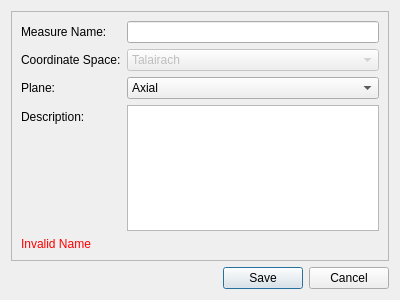
<?xml version="1.0" encoding="UTF-8"?>
<ui version="4.0">
 <class>NewRoi</class>
 <widget class="QDialog" name="NewRoi">
  <property name="windowModality">
   <enum>Qt::ApplicationModal</enum>
  </property>
  <property name="geometry">
   <rect>
    <x>0</x>
    <y>0</y>
    <width>400</width>
    <height>300</height>
   </rect>
  </property>
  <property name="windowTitle">
   <string>Create New Orthogonal Measurement</string>
  </property>
  <property name="modal">
   <bool>true</bool>
  </property>
  <layout class="QVBoxLayout" name="verticalLayout">
   <item>
    <widget class="QFrame" name="frame">
     <property name="frameShape">
      <enum>QFrame::StyledPanel</enum>
     </property>
     <property name="frameShadow">
      <enum>QFrame::Raised</enum>
     </property>
     <layout class="QFormLayout" name="formLayout">
      <item row="0" column="0">
       <widget class="QLabel" name="label">
        <property name="text">
         <string>Measure Name:</string>
        </property>
        <property name="buddy">
         <cstring>roi_name</cstring>
        </property>
       </widget>
      </item>
      <item row="1" column="0">
       <widget class="QLabel" name="label_2">
        <property name="text">
         <string>Coordinate Space:</string>
        </property>
        <property name="buddy">
         <cstring>roi_space</cstring>
        </property>
       </widget>
      </item>
      <item row="3" column="0">
       <widget class="QLabel" name="label_3">
        <property name="text">
         <string>Description:</string>
        </property>
        <property name="buddy">
         <cstring>roi_desc</cstring>
        </property>
       </widget>
      </item>
      <item row="0" column="1">
       <widget class="QLineEdit" name="roi_name"/>
      </item>
      <item row="3" column="1">
       <widget class="QPlainTextEdit" name="roi_desc"/>
      </item>
      <item row="1" column="1">
       <widget class="QComboBox" name="roi_space">
        <property name="enabled">
         <bool>false</bool>
        </property>
        <property name="currentIndex">
         <number>1</number>
        </property>
        <item>
         <property name="text">
          <string>Subject</string>
         </property>
        </item>
        <item>
         <property name="text">
          <string>Talairach</string>
         </property>
        </item>
        <item>
         <property name="text">
          <string>Dartel</string>
         </property>
        </item>
       </widget>
      </item>
      <item row="4" column="0" colspan="2">
       <widget class="QLabel" name="error_msg">
        <property name="font">
         <font>
          <weight>50</weight>
          <bold>false</bold>
         </font>
        </property>
        <property name="styleSheet">
         <string notr="true">#error_msg{color: rgb(255, 0, 0);}</string>
        </property>
        <property name="text">
         <string>Invalid Name</string>
        </property>
       </widget>
      </item>
      <item row="2" column="0">
       <widget class="QLabel" name="label_4">
        <property name="text">
         <string>Plane:</string>
        </property>
       </widget>
      </item>
      <item row="2" column="1">
       <widget class="QComboBox" name="plane_combo">
        <item>
         <property name="text">
          <string>Axial</string>
         </property>
        </item>
        <item>
         <property name="text">
          <string>Coronal</string>
         </property>
        </item>
        <item>
         <property name="text">
          <string>Sagital</string>
         </property>
        </item>
       </widget>
      </item>
     </layout>
    </widget>
   </item>
   <item>
    <widget class="QDialogButtonBox" name="dialogButtonBox">
     <property name="orientation">
      <enum>Qt::Horizontal</enum>
     </property>
     <property name="standardButtons">
      <set>QDialogButtonBox::Cancel|QDialogButtonBox::Save</set>
     </property>
    </widget>
   </item>
  </layout>
 </widget>
 <tabstops>
  <tabstop>roi_name</tabstop>
  <tabstop>roi_space</tabstop>
  <tabstop>roi_desc</tabstop>
  <tabstop>dialogButtonBox</tabstop>
 </tabstops>
 <resources/>
 <connections>
  <connection>
   <sender>dialogButtonBox</sender>
   <signal>accepted()</signal>
   <receiver>NewRoi</receiver>
   <slot>accept()</slot>
   <hints>
    <hint type="sourcelabel">
     <x>229</x>
     <y>275</y>
    </hint>
    <hint type="destinationlabel">
     <x>157</x>
     <y>274</y>
    </hint>
   </hints>
  </connection>
  <connection>
   <sender>dialogButtonBox</sender>
   <signal>rejected()</signal>
   <receiver>NewRoi</receiver>
   <slot>reject()</slot>
   <hints>
    <hint type="sourcelabel">
     <x>297</x>
     <y>281</y>
    </hint>
    <hint type="destinationlabel">
     <x>286</x>
     <y>274</y>
    </hint>
   </hints>
  </connection>
 </connections>
</ui>
